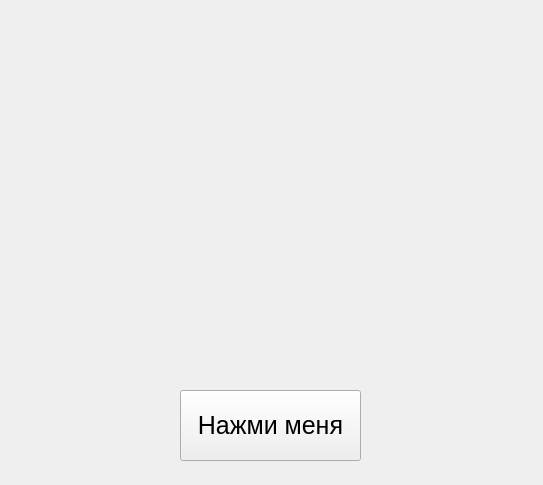
<?xml version="1.0" encoding="UTF-8"?>
<ui version="4.0">
 <class>Form</class>
 <widget class="QWidget" name="Form">
  <property name="geometry">
   <rect>
    <x>0</x>
    <y>0</y>
    <width>543</width>
    <height>485</height>
   </rect>
  </property>
  <property name="windowTitle">
   <string>Form</string>
  </property>
  <widget class="QPushButton" name="pushButton">
   <property name="geometry">
    <rect>
     <x>180</x>
     <y>390</y>
     <width>181</width>
     <height>71</height>
    </rect>
   </property>
   <property name="styleSheet">
    <string notr="true">font-size: 25px</string>
   </property>
   <property name="text">
    <string>Нажми меня</string>
   </property>
  </widget>
 </widget>
 <resources/>
 <connections/>
</ui>
